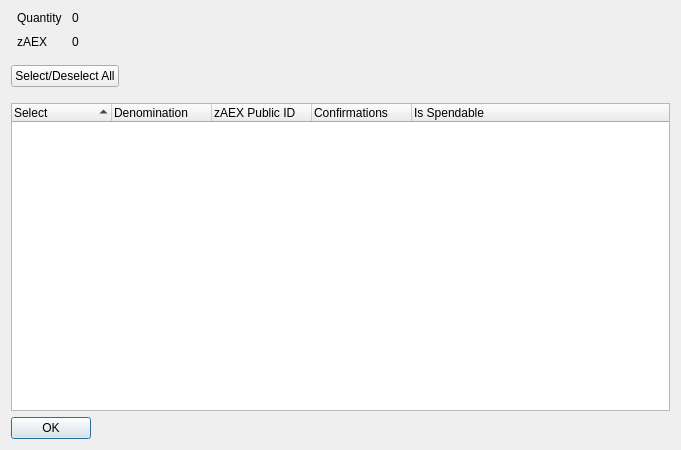
<?xml version="1.0" encoding="UTF-8"?>
<ui version="4.0">
 <class>ZAEXControlDialog</class>
 <widget class="QDialog" name="ZAEXControlDialog">
  <property name="geometry">
   <rect>
    <x>0</x>
    <y>0</y>
    <width>681</width>
    <height>450</height>
   </rect>
  </property>
  <property name="minimumSize">
   <size>
    <width>681</width>
    <height>450</height>
   </size>
  </property>
  <property name="windowTitle">
   <string>Select zAEX to Spend</string>
  </property>
  <layout class="QVBoxLayout" name="verticalLayout" stretch="0,0,0,0">
   <item>
    <layout class="QHBoxLayout" name="horizontalLayout" stretch="0,0">
     <property name="spacing">
      <number>-1</number>
     </property>
     <property name="bottomMargin">
      <number>10</number>
     </property>
     <item>
      <layout class="QFormLayout" name="formLayout">
       <property name="horizontalSpacing">
        <number>10</number>
       </property>
       <property name="verticalSpacing">
        <number>10</number>
       </property>
       <property name="leftMargin">
        <number>6</number>
       </property>
       <property name="rightMargin">
        <number>6</number>
       </property>
       <item row="0" column="0">
        <widget class="QLabel" name="labelQuantity">
         <property name="text">
          <string>Quantity</string>
         </property>
        </widget>
       </item>
       <item row="0" column="1">
        <widget class="QLabel" name="labelQuantity_int">
         <property name="text">
          <string>0</string>
         </property>
        </widget>
       </item>
       <item row="1" column="0">
        <widget class="QLabel" name="labelZAEX">
         <property name="text">
          <string>zAEX</string>
         </property>
        </widget>
       </item>
       <item row="1" column="1">
        <widget class="QLabel" name="labelZAEX_int">
         <property name="text">
          <string>0</string>
         </property>
        </widget>
       </item>
      </layout>
     </item>
     <item>
      <spacer name="horizontalSpacer_2">
       <property name="orientation">
        <enum>Qt::Horizontal</enum>
       </property>
       <property name="sizeHint" stdset="0">
        <size>
         <width>40</width>
         <height>20</height>
        </size>
       </property>
      </spacer>
     </item>
    </layout>
   </item>
   <item>
    <layout class="QHBoxLayout" name="horizontalLayout3" stretch="0,0">
     <property name="spacing">
      <number>14</number>
     </property>
     <property name="bottomMargin">
      <number>10</number>
     </property>
     <item>
      <widget class="QPushButton" name="pushButtonAll">
       <property name="text">
        <string>Select/Deselect All</string>
       </property>
      </widget>
     </item>
     <item>
      <spacer name="horizontalSpacer">
       <property name="orientation">
        <enum>Qt::Horizontal</enum>
       </property>
       <property name="sizeHint" stdset="0">
        <size>
         <width>40</width>
         <height>20</height>
        </size>
       </property>
      </spacer>
     </item>
    </layout>
   </item>
   <item>
    <widget class="QTreeWidget" name="treeWidget">
     <property name="sizePolicy">
      <sizepolicy hsizetype="Expanding" vsizetype="Expanding">
       <horstretch>0</horstretch>
       <verstretch>0</verstretch>
      </sizepolicy>
     </property>
     <property name="minimumSize">
      <size>
       <width>0</width>
       <height>250</height>
      </size>
     </property>
     <property name="alternatingRowColors">
      <bool>true</bool>
     </property>
     <property name="sortingEnabled">
      <bool>true</bool>
     </property>
     <property name="columnCount">
      <number>5</number>
     </property>
     <attribute name="headerDefaultSectionSize">
      <number>100</number>
     </attribute>
     <column>
      <property name="text">
       <string notr="true">Select</string>
      </property>
     </column>
     <column>
      <property name="text">
       <string notr="true">Denomination</string>
      </property>
     </column>
     <column>
      <property name="text">
       <string notr="true">zAEX Public ID</string>
      </property>
     </column>
     <column>
      <property name="text">
       <string notr="true">Confirmations</string>
      </property>
     </column>
     <column>
      <property name="text">
       <string>Is Spendable</string>
      </property>
     </column>
    </widget>
   </item>
   <item>
    <widget class="QDialogButtonBox" name="buttonBox">
     <property name="sizePolicy">
      <sizepolicy hsizetype="Maximum" vsizetype="Fixed">
       <horstretch>0</horstretch>
       <verstretch>0</verstretch>
      </sizepolicy>
     </property>
     <property name="orientation">
      <enum>Qt::Horizontal</enum>
     </property>
     <property name="standardButtons">
      <set>QDialogButtonBox::Ok</set>
     </property>
    </widget>
   </item>
  </layout>
 </widget>
 <resources/>
 <connections>
  <connection>
   <sender>buttonBox</sender>
   <signal>accepted()</signal>
   <receiver>ZAEXControlDialog</receiver>
   <slot>accept()</slot>
   <hints>
    <hint type="sourcelabel">
     <x>248</x>
     <y>254</y>
    </hint>
    <hint type="destinationlabel">
     <x>157</x>
     <y>274</y>
    </hint>
   </hints>
  </connection>
  <connection>
   <sender>buttonBox</sender>
   <signal>rejected()</signal>
   <receiver>ZAEXControlDialog</receiver>
   <slot>reject()</slot>
   <hints>
    <hint type="sourcelabel">
     <x>316</x>
     <y>260</y>
    </hint>
    <hint type="destinationlabel">
     <x>286</x>
     <y>274</y>
    </hint>
   </hints>
  </connection>
 </connections>
</ui>
